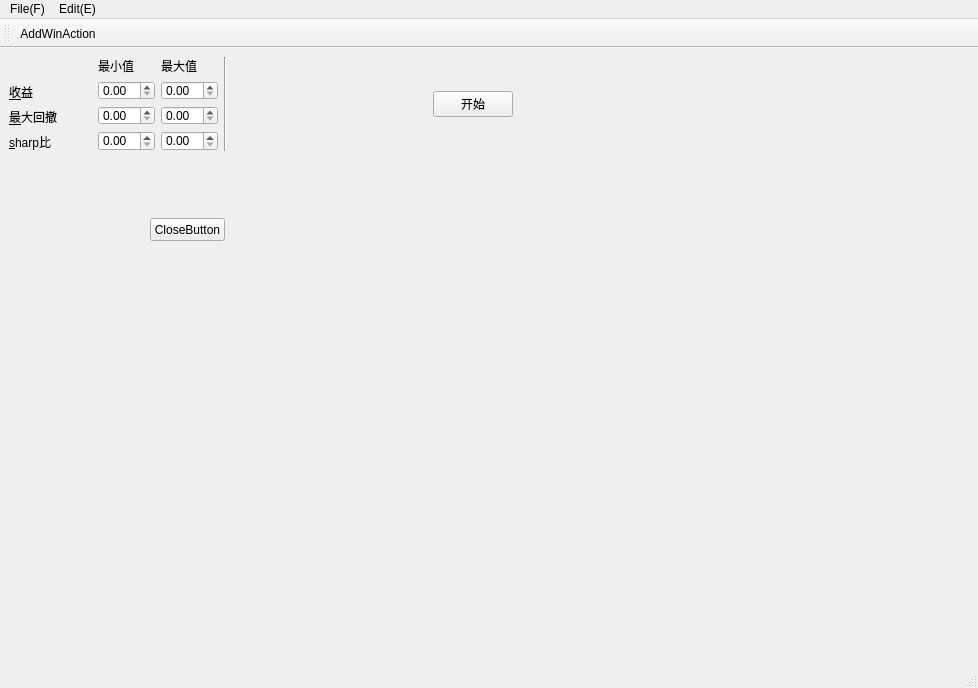
<?xml version="1.0" encoding="UTF-8"?>
<ui version="4.0">
 <class>LayoutDemo</class>
 <widget class="QMainWindow" name="LayoutDemo">
  <property name="geometry">
   <rect>
    <x>0</x>
    <y>0</y>
    <width>978</width>
    <height>688</height>
   </rect>
  </property>
  <property name="sizePolicy">
   <sizepolicy hsizetype="Minimum" vsizetype="Preferred">
    <horstretch>3</horstretch>
    <verstretch>6</verstretch>
   </sizepolicy>
  </property>
  <property name="windowTitle">
   <string>MainWindow</string>
  </property>
  <widget class="QWidget" name="centralwidget">
   <widget class="QWidget" name="layoutWidget">
    <property name="geometry">
     <rect>
      <x>9</x>
      <y>9</y>
      <width>504</width>
      <height>94</height>
     </rect>
    </property>
    <layout class="QHBoxLayout" name="horizontalLayout">
     <property name="sizeConstraint">
      <enum>QLayout::SetDefaultConstraint</enum>
     </property>
     <item>
      <layout class="QVBoxLayout" name="verticalLayout">
       <item>
        <widget class="QLabel" name="label_6">
         <property name="text">
          <string/>
         </property>
        </widget>
       </item>
       <item>
        <widget class="QLabel" name="label_3">
         <property name="sizePolicy">
          <sizepolicy hsizetype="Preferred" vsizetype="Preferred">
           <horstretch>0</horstretch>
           <verstretch>0</verstretch>
          </sizepolicy>
         </property>
         <property name="text">
          <string>&amp;收益</string>
         </property>
         <property name="buddy">
          <cstring>doubleSpinBox_returns_min</cstring>
         </property>
        </widget>
       </item>
       <item>
        <widget class="QLabel" name="label_4">
         <property name="sizePolicy">
          <sizepolicy hsizetype="Preferred" vsizetype="Preferred">
           <horstretch>0</horstretch>
           <verstretch>0</verstretch>
          </sizepolicy>
         </property>
         <property name="text">
          <string>&amp;最大回撤</string>
         </property>
         <property name="buddy">
          <cstring>doubleSpinBox_maxdrawdown_min</cstring>
         </property>
        </widget>
       </item>
       <item>
        <widget class="QLabel" name="label_5">
         <property name="sizePolicy">
          <sizepolicy hsizetype="Preferred" vsizetype="Preferred">
           <horstretch>0</horstretch>
           <verstretch>0</verstretch>
          </sizepolicy>
         </property>
         <property name="text">
          <string>&amp;sharp比</string>
         </property>
         <property name="buddy">
          <cstring>doubleSpinBox_sharp_min</cstring>
         </property>
        </widget>
       </item>
      </layout>
     </item>
     <item>
      <spacer name="verticalSpacer">
       <property name="orientation">
        <enum>Qt::Vertical</enum>
       </property>
       <property name="sizeHint" stdset="0">
        <size>
         <width>20</width>
         <height>40</height>
        </size>
       </property>
      </spacer>
     </item>
     <item>
      <layout class="QGridLayout" name="gridLayout">
       <item row="0" column="0">
        <widget class="QLabel" name="label">
         <property name="sizePolicy">
          <sizepolicy hsizetype="Preferred" vsizetype="Preferred">
           <horstretch>0</horstretch>
           <verstretch>0</verstretch>
          </sizepolicy>
         </property>
         <property name="text">
          <string>最小值</string>
         </property>
        </widget>
       </item>
       <item row="0" column="1">
        <widget class="QLabel" name="label_2">
         <property name="text">
          <string>最大值</string>
         </property>
        </widget>
       </item>
       <item row="1" column="0">
        <widget class="QDoubleSpinBox" name="doubleSpinBox_returns_min">
         <property name="sizePolicy">
          <sizepolicy hsizetype="Minimum" vsizetype="Fixed">
           <horstretch>0</horstretch>
           <verstretch>1</verstretch>
          </sizepolicy>
         </property>
         <property name="maximum">
          <double>0.800000000000000</double>
         </property>
         <property name="singleStep">
          <double>0.010000000000000</double>
         </property>
        </widget>
       </item>
       <item row="1" column="1">
        <widget class="QDoubleSpinBox" name="doubleSpinBox_returns_max"/>
       </item>
       <item row="2" column="0">
        <widget class="QDoubleSpinBox" name="doubleSpinBox_maxdrawdown_min"/>
       </item>
       <item row="2" column="1">
        <widget class="QDoubleSpinBox" name="doubleSpinBox_maxdrawdown_max"/>
       </item>
       <item row="3" column="0">
        <widget class="QDoubleSpinBox" name="doubleSpinBox_sharp_min"/>
       </item>
       <item row="3" column="1">
        <widget class="QDoubleSpinBox" name="doubleSpinBox_sharp_max"/>
       </item>
      </layout>
     </item>
     <item>
      <widget class="Line" name="line">
       <property name="orientation">
        <enum>Qt::Vertical</enum>
       </property>
      </widget>
     </item>
     <item>
      <spacer name="horizontalSpacer">
       <property name="orientation">
        <enum>Qt::Horizontal</enum>
       </property>
       <property name="sizeType">
        <enum>QSizePolicy::Preferred</enum>
       </property>
       <property name="sizeHint" stdset="0">
        <size>
         <width>200</width>
         <height>20</height>
        </size>
       </property>
      </spacer>
     </item>
     <item>
      <widget class="QPushButton" name="pushButton">
       <property name="sizePolicy">
        <sizepolicy hsizetype="Fixed" vsizetype="Maximum">
         <horstretch>0</horstretch>
         <verstretch>0</verstretch>
        </sizepolicy>
       </property>
       <property name="minimumSize">
        <size>
         <width>0</width>
         <height>0</height>
        </size>
       </property>
       <property name="text">
        <string>开始</string>
       </property>
      </widget>
     </item>
    </layout>
   </widget>
   <widget class="QPushButton" name="closeWinBtn">
    <property name="geometry">
     <rect>
      <x>150</x>
      <y>170</y>
      <width>75</width>
      <height>23</height>
     </rect>
    </property>
    <property name="text">
     <string>CloseButton</string>
    </property>
   </widget>
  </widget>
  <widget class="QMenuBar" name="menuBar">
   <property name="geometry">
    <rect>
     <x>0</x>
     <y>0</y>
     <width>978</width>
     <height>22</height>
    </rect>
   </property>
   <widget class="QMenu" name="menuFile_F">
    <property name="title">
     <string>File(F)</string>
    </property>
    <addaction name="fileOpenAction"/>
    <addaction name="fileNewAction"/>
    <addaction name="fileCloseAction"/>
   </widget>
   <widget class="QMenu" name="menuEdit_E">
    <property name="title">
     <string>Edit(E)</string>
    </property>
   </widget>
   <addaction name="menuFile_F"/>
   <addaction name="menuEdit_E"/>
  </widget>
  <widget class="QStatusBar" name="statusBar"/>
  <widget class="QToolBar" name="toolBar">
   <property name="windowTitle">
    <string>toolBar</string>
   </property>
   <attribute name="toolBarArea">
    <enum>TopToolBarArea</enum>
   </attribute>
   <attribute name="toolBarBreak">
    <bool>false</bool>
   </attribute>
   <addaction name="AddWinAction"/>
  </widget>
  <action name="fileOpenAction">
   <property name="text">
    <string>Open</string>
   </property>
   <property name="toolTip">
    <string>Open</string>
   </property>
   <property name="shortcut">
    <string>Alt+S</string>
   </property>
  </action>
  <action name="fileNewAction">
   <property name="text">
    <string>New</string>
   </property>
   <property name="toolTip">
    <string>New</string>
   </property>
   <property name="shortcut">
    <string>Alt+N</string>
   </property>
  </action>
  <action name="fileCloseAction">
   <property name="text">
    <string>Close</string>
   </property>
   <property name="toolTip">
    <string>Close</string>
   </property>
   <property name="shortcut">
    <string>Alt+C</string>
   </property>
  </action>
  <action name="AddWinAction">
   <property name="text">
    <string>AddWinAction</string>
   </property>
   <property name="toolTip">
    <string>AddWinAction</string>
   </property>
  </action>
 </widget>
 <resources/>
 <connections>
  <connection>
   <sender>closeWinBtn</sender>
   <signal>clicked()</signal>
   <receiver>LayoutDemo</receiver>
   <slot>close()</slot>
   <hints>
    <hint type="sourcelabel">
     <x>180</x>
     <y>206</y>
    </hint>
    <hint type="destinationlabel">
     <x>185</x>
     <y>268</y>
    </hint>
   </hints>
  </connection>
 </connections>
</ui>
